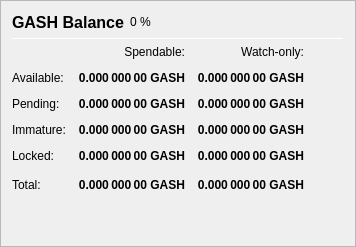
                   <widget class="QFrame" name="frame_Balances">
                    <property name="frameShape">
                     <enum>QFrame::StyledPanel</enum>
                    </property>
                    <property name="frameShadow">
                     <enum>QFrame::Raised</enum>
                    </property>
                    <layout class="QVBoxLayout" name="verticalLayout_4">
                     <item>
                      <layout class="QHBoxLayout" name="horizontalLayout_4">
                       <item>
                        <widget class="QLabel" name="label_5">
                         <property name="minimumSize">
                          <size>
                           <width>0</width>
                           <height>20</height>
                          </size>
                         </property>
                         <property name="font">
                          <font>
                           <pointsize>12</pointsize>
                           <weight>75</weight>
                           <bold>true</bold>
                          </font>
                         </property>
                         <property name="text">
                          <string>GASH Balance</string>
                         </property>
                        </widget>
                       </item>
                       <item>
                        <widget class="QLabel" name="labelGASHPercent">
                         <property name="text">
                          <string notr="true">0 %</string>
                         </property>
                        </widget>
                       </item>
                       <item>
                        <spacer name="horizontalSpacer_3">
                         <property name="orientation">
                          <enum>Qt::Horizontal</enum>
                         </property>
                         <property name="sizeHint" stdset="0">
                          <size>
                           <width>40</width>
                           <height>20</height>
                          </size>
                         </property>
                        </spacer>
                       </item>
                      </layout>
                     </item>
                     <item>
                      <widget class="Line" name="line_Balance">
                       <property name="minimumSize">
                        <size>
                         <width>0</width>
                         <height>1</height>
                        </size>
                       </property>
                       <property name="maximumSize">
                        <size>
                         <width>16777215</width>
                         <height>1</height>
                        </size>
                       </property>
                       <property name="orientation">
                        <enum>Qt::Horizontal</enum>
                       </property>
                      </widget>
                     </item>
                     <item>
                      <layout class="QGridLayout" name="gridLayout">
                       <property name="spacing">
                        <number>12</number>
                       </property>
                       <item row="0" column="1">
                        <widget class="QLabel" name="labelSpendable">
                         <property name="text">
                          <string>Spendable:</string>
                         </property>
                         <property name="alignment">
                          <set>Qt::AlignRight|Qt::AlignTrailing|Qt::AlignVCenter</set>
                         </property>
                        </widget>
                       </item>
                       <item row="0" column="2">
                        <widget class="QLabel" name="labelWatchonly">
                         <property name="text">
                          <string>Watch-only:</string>
                         </property>
                         <property name="alignment">
                          <set>Qt::AlignRight|Qt::AlignTrailing|Qt::AlignVCenter</set>
                         </property>
                        </widget>
                       </item>
                       <item row="1" column="0">
                        <widget class="QLabel" name="labelBalanceText">
                         <property name="text">
                          <string>Available:</string>
                         </property>
                        </widget>
                       </item>
                       <item row="1" column="1">
                        <widget class="QLabel" name="labelBalance">
                         <property name="font">
                          <font>
                           <weight>75</weight>
                           <bold>true</bold>
                          </font>
                         </property>
                         <property name="cursor">
                          <cursorShape>IBeamCursor</cursorShape>
                         </property>
                         <property name="toolTip">
                          <string>Your current spendable balance</string>
                         </property>
                         <property name="text">
                          <string notr="true">0.000 000 00 GASH</string>
                         </property>
                         <property name="alignment">
                          <set>Qt::AlignRight|Qt::AlignTrailing|Qt::AlignVCenter</set>
                         </property>
                         <property name="textInteractionFlags">
                          <set>Qt::LinksAccessibleByMouse|Qt::TextSelectableByKeyboard|Qt::TextSelectableByMouse</set>
                         </property>
                        </widget>
                       </item>
                       <item row="1" column="2">
                        <widget class="QLabel" name="labelWatchAvailable">
                         <property name="font">
                          <font>
                           <weight>75</weight>
                           <bold>true</bold>
                          </font>
                         </property>
                         <property name="cursor">
                          <cursorShape>IBeamCursor</cursorShape>
                         </property>
                         <property name="toolTip">
                          <string>Your current balance in watch-only addresses</string>
                         </property>
                         <property name="text">
                          <string notr="true">0.000 000 00 GASH</string>
                         </property>
                         <property name="alignment">
                          <set>Qt::AlignRight|Qt::AlignTrailing|Qt::AlignVCenter</set>
                         </property>
                         <property name="textInteractionFlags">
                          <set>Qt::LinksAccessibleByMouse|Qt::TextSelectableByKeyboard|Qt::TextSelectableByMouse</set>
                         </property>
                        </widget>
                       </item>
                       <item row="2" column="0">
                        <widget class="QLabel" name="labelPendingText">
                         <property name="text">
                          <string>Pending:</string>
                         </property>
                        </widget>
                       </item>
                       <item row="2" column="1">
                        <widget class="QLabel" name="labelUnconfirmed">
                         <property name="font">
                          <font>
                           <weight>75</weight>
                           <bold>true</bold>
                          </font>
                         </property>
                         <property name="cursor">
                          <cursorShape>IBeamCursor</cursorShape>
                         </property>
                         <property name="toolTip">
                          <string>Total of transactions that have yet to be confirmed, and do not yet count toward the spendable balance</string>
                         </property>
                         <property name="text">
                          <string notr="true">0.000 000 00 GASH</string>
                         </property>
                         <property name="alignment">
                          <set>Qt::AlignRight|Qt::AlignTrailing|Qt::AlignVCenter</set>
                         </property>
                         <property name="textInteractionFlags">
                          <set>Qt::LinksAccessibleByMouse|Qt::TextSelectableByKeyboard|Qt::TextSelectableByMouse</set>
                         </property>
                        </widget>
                       </item>
                       <item row="2" column="2">
                        <widget class="QLabel" name="labelWatchPending">
                         <property name="font">
                          <font>
                           <weight>75</weight>
                           <bold>true</bold>
                          </font>
                         </property>
                         <property name="cursor">
                          <cursorShape>IBeamCursor</cursorShape>
                         </property>
                         <property name="toolTip">
                          <string>Unconfirmed transactions to watch-only addresses</string>
                         </property>
                         <property name="text">
                          <string notr="true">0.000 000 00 GASH</string>
                         </property>
                         <property name="alignment">
                          <set>Qt::AlignRight|Qt::AlignTrailing|Qt::AlignVCenter</set>
                         </property>
                         <property name="textInteractionFlags">
                          <set>Qt::LinksAccessibleByMouse|Qt::TextSelectableByKeyboard|Qt::TextSelectableByMouse</set>
                         </property>
                        </widget>
                       </item>
                       <item row="3" column="0">
                        <widget class="QLabel" name="labelImmatureText">
                         <property name="text">
                          <string>Immature:</string>
                         </property>
                        </widget>
                       </item>
                       <item row="3" column="1">
                        <widget class="QLabel" name="labelImmature">
                         <property name="font">
                          <font>
                           <weight>75</weight>
                           <bold>true</bold>
                          </font>
                         </property>
                         <property name="cursor">
                          <cursorShape>IBeamCursor</cursorShape>
                         </property>
                         <property name="toolTip">
                          <string>Staked or masternode rewards that has not yet matured</string>
                         </property>
                         <property name="text">
                          <string notr="true">0.000 000 00 GASH</string>
                         </property>
                         <property name="alignment">
                          <set>Qt::AlignRight|Qt::AlignTrailing|Qt::AlignVCenter</set>
                         </property>
                         <property name="textInteractionFlags">
                          <set>Qt::LinksAccessibleByMouse|Qt::TextSelectableByKeyboard|Qt::TextSelectableByMouse</set>
                         </property>
                        </widget>
                       </item>
                       <item row="3" column="2">
                        <widget class="QLabel" name="labelWatchImmature">
                         <property name="font">
                          <font>
                           <weight>75</weight>
                           <bold>true</bold>
                          </font>
                         </property>
                         <property name="cursor">
                          <cursorShape>IBeamCursor</cursorShape>
                         </property>
                         <property name="toolTip">
                          <string>Staked or masternode rewards in watch-only addresses that has not yet matured</string>
                         </property>
                         <property name="text">
                          <string notr="true">0.000 000 00 GASH</string>
                         </property>
                         <property name="alignment">
                          <set>Qt::AlignRight|Qt::AlignTrailing|Qt::AlignVCenter</set>
                         </property>
                         <property name="textInteractionFlags">
                          <set>Qt::LinksAccessibleByMouse|Qt::TextSelectableByKeyboard|Qt::TextSelectableByMouse</set>
                         </property>
                        </widget>
                       </item>
                       <item row="4" column="0">
                        <widget class="QLabel" name="labelLockedBalanceText">
                         <property name="toolTip">
                          <string>Locked Gash or Masternode collaterals. These are excluded from xGASH minting.</string>
                         </property>
                         <property name="text">
                          <string>Locked:</string>
                         </property>
                        </widget>
                       </item>
                       <item row="4" column="1">
                        <widget class="QLabel" name="labelLockedBalance">
                         <property name="font">
                          <font>
                           <weight>75</weight>
                           <bold>true</bold>
                          </font>
                         </property>
                         <property name="cursor">
                          <cursorShape>IBeamCursor</cursorShape>
                         </property>
                         <property name="toolTip">
                          <string>Locked Gash or Masternode collaterals. These are excluded from xGASH minting.</string>
                         </property>
                         <property name="text">
                          <string notr="true">0.000 000 00 GASH</string>
                         </property>
                         <property name="alignment">
                          <set>Qt::AlignRight|Qt::AlignTrailing|Qt::AlignVCenter</set>
                         </property>
                         <property name="textInteractionFlags">
                          <set>Qt::LinksAccessibleByMouse|Qt::TextSelectableByKeyboard|Qt::TextSelectableByMouse</set>
                         </property>
                        </widget>
                       </item>
                       <item row="4" column="2">
                        <widget class="QLabel" name="labelWatchLocked">
                         <property name="font">
                          <font>
                           <weight>75</weight>
                           <bold>true</bold>
                          </font>
                         </property>
                         <property name="cursor">
                          <cursorShape>IBeamCursor</cursorShape>
                         </property>
                         <property name="toolTip">
                          <string>Current locked balance in watch-only addresses</string>
                         </property>
                         <property name="text">
                          <string notr="true">0.000 000 00 GASH</string>
                         </property>
                         <property name="alignment">
                          <set>Qt::AlignRight|Qt::AlignTrailing|Qt::AlignVCenter</set>
                         </property>
                         <property name="textInteractionFlags">
                          <set>Qt::LinksAccessibleByMouse|Qt::TextSelectableByKeyboard|Qt::TextSelectableByMouse</set>
                         </property>
                        </widget>
                       </item>
                       <item row="5" column="0">
                        <widget class="QLabel" name="labelTotalText">
                         <property name="text">
                          <string>Total:</string>
                         </property>
                         <property name="toolTip">
                          <string>Your current Gash balance, unconfirmed and immature transactions included</string>
                         </property>
                        </widget>
                       </item>
                       <item row="5" column="1">
                        <widget class="QLabel" name="labelTotal">
                         <property name="font">
                          <font>
                           <weight>75</weight>
                           <bold>true</bold>
                          </font>
                         </property>
                         <property name="cursor">
                          <cursorShape>IBeamCursor</cursorShape>
                         </property>
                         <property name="toolTip">
                          <string>Your current Gash balance, unconfirmed and immature transactions included</string>
                         </property>
                         <property name="text">
                          <string notr="true">0.000 000 00 GASH</string>
                         </property>
                         <property name="alignment">
                          <set>Qt::AlignRight|Qt::AlignTrailing|Qt::AlignVCenter</set>
                         </property>
                         <property name="textInteractionFlags">
                          <set>Qt::LinksAccessibleByMouse|Qt::TextSelectableByKeyboard|Qt::TextSelectableByMouse</set>
                         </property>
                        </widget>
                       </item>
                       <item row="5" column="2">
                        <widget class="QLabel" name="labelWatchTotal">
                         <property name="font">
                          <font>
                           <weight>75</weight>
                           <bold>true</bold>
                          </font>
                         </property>
                         <property name="cursor">
                          <cursorShape>IBeamCursor</cursorShape>
                         </property>
                         <property name="toolTip">
                          <string>Current total balance in watch-only addresses</string>
                         </property>
                         <property name="text">
                          <string notr="true">0.000 000 00 GASH</string>
                         </property>
                         <property name="alignment">
                          <set>Qt::AlignRight|Qt::AlignTrailing|Qt::AlignVCenter</set>
                         </property>
                         <property name="textInteractionFlags">
                          <set>Qt::LinksAccessibleByMouse|Qt::TextSelectableByKeyboard|Qt::TextSelectableByMouse</set>
                         </property>
                        </widget>
                       </item>
                       <item row="5" column="3">
                        <spacer name="horizontalSpacer_9">
                         <property name="orientation">
                          <enum>Qt::Horizontal</enum>
                         </property>
                         <property name="sizeHint" stdset="0">
                          <size>
                           <width>40</width>
                           <height>20</height>
                          </size>
                         </property>
                        </spacer>
                       </item>
                      </layout>
                     </item>
                     <item>
                      <spacer name="verticalSpacer_3">
                       <property name="orientation">
                        <enum>Qt::Vertical</enum>
                       </property>
                       <property name="sizeHint" stdset="0">
                        <size>
                         <width>20</width>
                         <height>40</height>
                        </size>
                       </property>
                      </spacer>
                     </item>
                    </layout>
                   </widget>
